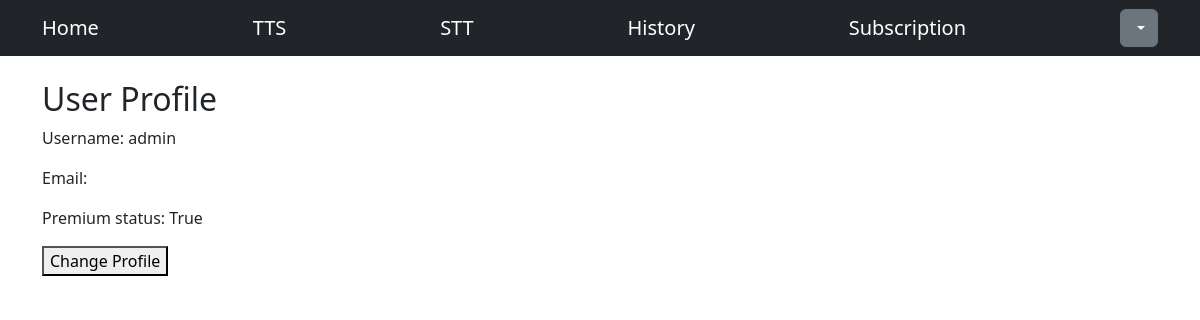
Page /users/profile/1 (signed in) on the earlier database version.
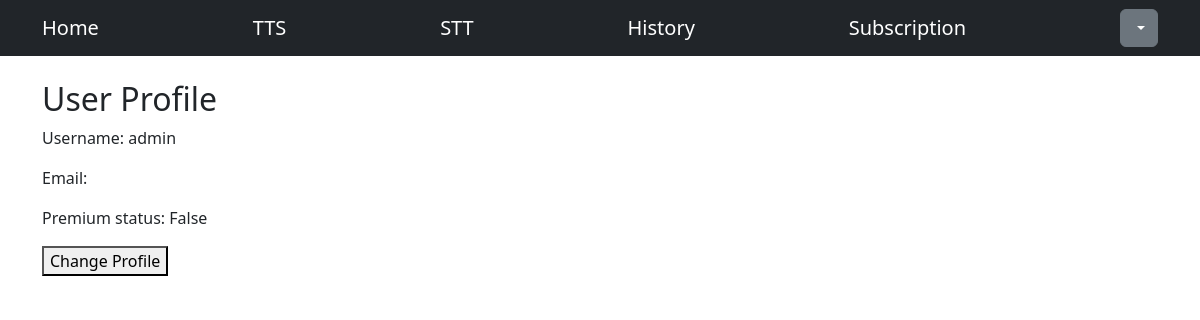
Same page on the later database version.
### users/models.py (models this page shows, shortened)
class CustomUser(AbstractUser):
    is_premium = models.BooleanField(default=False)
    auth0_id = models.CharField(max_length=64, blank=True)
    email = models.EmailField(max_length=64, blank=True, null=True)

### users/views.py (the view)
# urls.py: path('profile/<int:pk>', login_required(views.UserProfileView.as_view()), name='profile'),
class UserProfileView(View):
    model = CustomUser
    template_name = 'users/profile.html'
    form_class = UserProfileForm
    def get(self, request, *args, **kwargs):
        user_profile = CustomUser.objects.get(pk=request.user.pk)
        return render(request, self.template_name, {'user_profile': user_profile})

### users/templates/users/profile.html
{% extends 'users/base.html' %}
{% block content %}
    <section class="container mt-4">
        <h2>User Profile</h2>
        {% if user_profile.username %}
            <p>Username: {{ user_profile.username }}</p>
        {% else %}
            <p>Username:
            <a href="{% url 'edit_profile' %}">Don't have one? Click the message</a>
            </p>
        {% endif %}
        <p>Email: {{ user_profile.email }}</p>
        <p>Premium status: {{ user_profile.is_premium }}</p>
        <a href="{% url 'edit_profile' %}">
            <button type="button">Change Profile</button>
        </a>
    </section>
{% endblock %}

Differences in the rows shown:
changed CustomUser "admin": is_premium "True" → "False"
